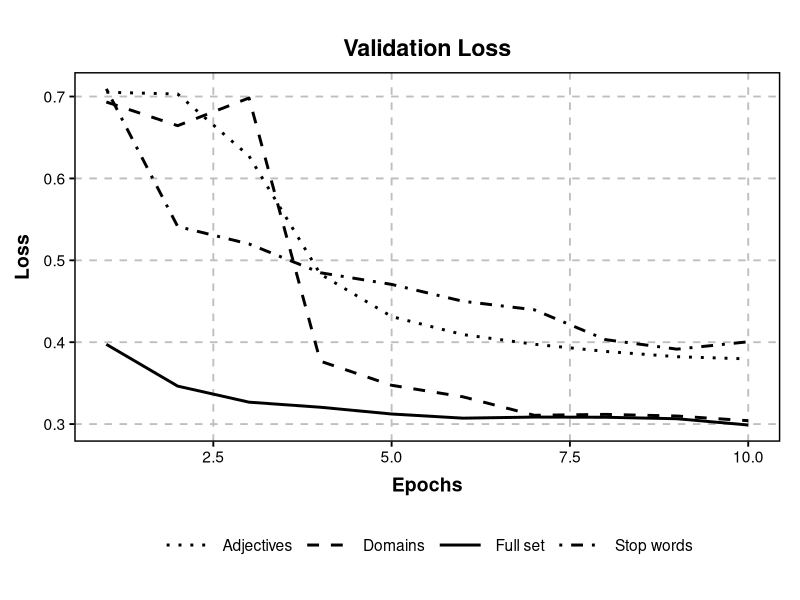
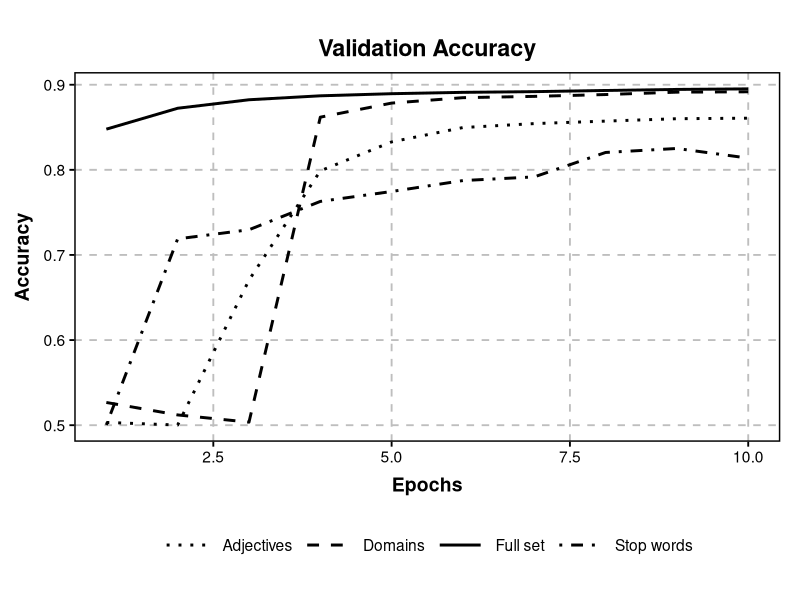

Recreate these plots in R, in order.
theme_Publication <- function(base_size=14, base_family="helvetica") {
  library(grid)
  library(ggthemes)
  (theme_foundation(base_size=base_size, base_family=base_family)
    + theme(plot.title = element_text(face = "bold",
                                      size = rel(1.2), hjust = 0.5),
            text = element_text(),
            panel.background = element_rect(colour = NA),
            plot.background = element_rect(colour = NA),
            panel.border = element_rect(colour = "black", size=1),
            axis.title = element_text(face = "bold",size = rel(1)),
            axis.title.y = element_text(angle=90,vjust =2),
            axis.title.x = element_text(vjust = -0.2),
            axis.text = element_text(), 
            # axis.line = element_line(colour="black"),
            axis.line = element_blank(),
            axis.ticks = element_line(),
            panel.grid.major = element_line(colour = "gray", linetype = "dashed"),
            panel.grid.minor = element_blank(),
            legend.key = element_rect(colour = NA),
            legend.position = "bottom",
            legend.direction = "horizontal",
            legend.key.size= unit(1.3, "cm"),
            legend.spacing = unit(0, "cm"),
            legend.title = element_text(face="italic"),
            plot.margin=unit(c(10,5,5,5),"mm"),
            strip.background=element_rect(colour="#f0f0f0",fill="#f0f0f0"),
            strip.text = element_text(face="bold")
    ))
  
}




df <- read.csv('plots.csv', header=T)

library(dplyr)
library(ggplot2)

df1 <- df %>% filter(Type=='Loss')
df2 <- df %>% filter(Type=='Acc')

d_ends1 <- df1 %>%
  group_by(Label) %>%
  top_n(1, Epoch) %>%
  pull(Value)

d_labs1 <- df1 %>%
  group_by(Label) %>%
  top_n(1, Epoch) %>%
  pull(Label)

d_ends2 <- df2 %>%
  group_by(Label) %>%
  top_n(1, Epoch) %>%
  pull(Value)

d_labs2 <- df2 %>%
  group_by(Label) %>%
  top_n(1, Epoch) %>%
  pull(Label)

p1 <- ggplot(df1, aes(x=Epoch, Value, group=Label, linetype=Label)) +
  geom_line(size=1) +
  theme_Publication() +
  theme(legend.title = element_blank()) +
  ggtitle("Validation Loss") + 
  labs(x = "Epochs", y = "Loss") +
  scale_linetype_manual(values = c(3, 8, 1, 4), labels = c("Adjectives", "Domains", "Full set", "Stop words"))


p2 <- ggplot(df2, aes(x=Epoch, Value, group=Label, linetype=Label)) +
  geom_line(size=1) +
  theme_Publication() +
  theme(legend.title = element_blank()) +
  ggtitle("Validation Accuracy") + 
  labs(x = "Epochs", y = "Accuracy") +
  scale_linetype_manual(values = c(3, 8, 1, 4), labels = c("Adjectives", "Domains", "Full set", "Stop words"))

p1
p2


# require(gridExtra)

# grid.arrange(p1, p2, ncol=2)